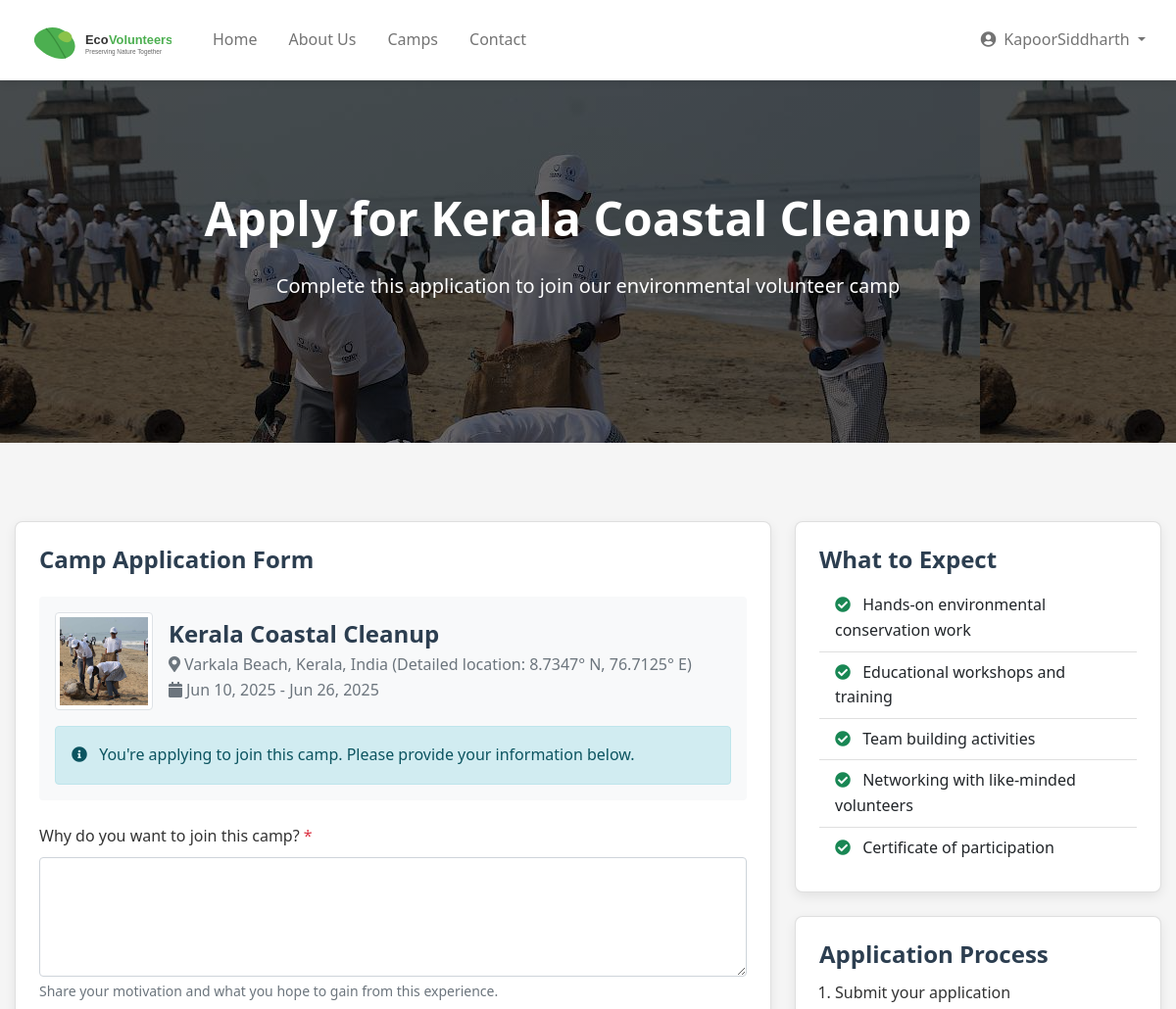
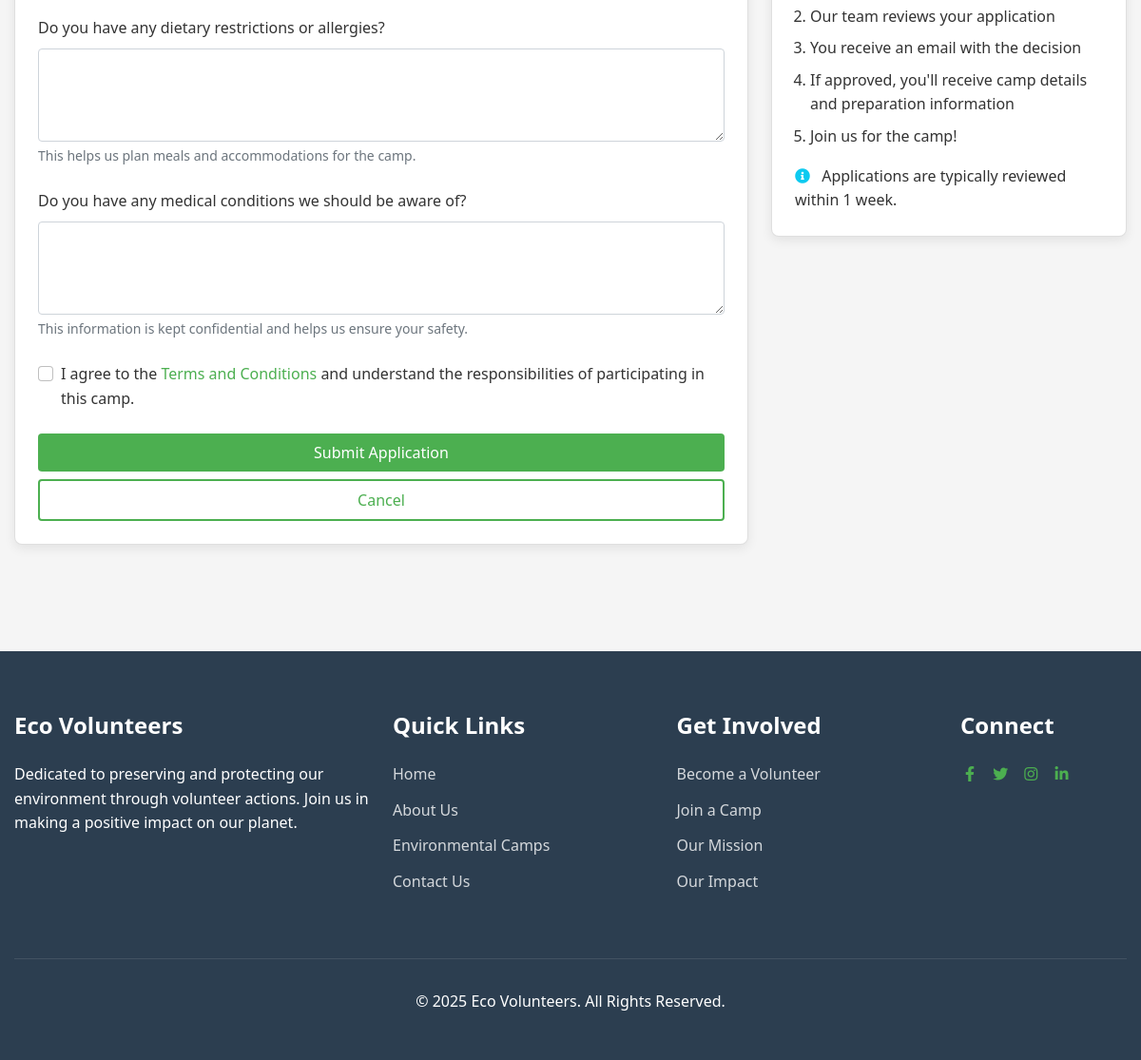
Screenshot of /camps/3/apply/ (signed in) with the database file from the repository (2 pictures, top to bottom).
### portal/models.py (models this page shows, shortened)
class Camp(models.Model):
    name = models.CharField(max_length=200)
    location = models.CharField(max_length=200)
    description = models.TextField()
    start_date = models.DateField()
    end_date = models.DateField()
    max_volunteers = models.PositiveIntegerField(default=20)
    image = models.ImageField(upload_to='camp_images/', blank=True, null=True)
    is_active = models.BooleanField(default=True)
    created_at = models.DateTimeField(auto_now_add=True)
    updated_at = models.DateTimeField(auto_now=True)
    def get_registered_volunteers_count(self):
        return self.applications.filter(status='APPROVED').count()
    def is_registration_open(self):
        return self.is_active and self.get_registered_volunteers_count() < self.max_volunteers

### portal/views.py (the view)
# urls.py: path('camps/<int:camp_id>/apply/', views.apply_to_camp, name='apply_to_camp'),  # Apply to a specific camp
@login_required
def apply_to_camp(request, camp_id):
    camp = get_object_or_404(Camp, pk=camp_id)
    existing_application = CampApplication.objects.filter(
        volunteer=request.user,
        camp=camp
    ).first()
    if existing_application:
        messages.info(request, f"You have already applied to {camp.name}.")
        return redirect('camp_detail', camp_id=camp.id)
    if not camp.is_registration_open():
        messages.error(request, "Sorry, this camp is either full or not accepting applications.")
        return redirect('camp_detail', camp_id=camp.id)
    if request.method == 'POST':
        form = CampApplicationForm(request.POST)
        if form.is_valid():
            application = form.save(commit=False)
            application.volunteer = request.user
            application.camp = camp
            application.save()
            messages.success(request, f"Your application to {camp.name} has been submitted successfully!")
            return redirect('my_applications')
    else:
        form = CampApplicationForm()
    return render(request, 'camps/apply.html', {
        'form': form,
        'camp': camp
    })

### templates/camps/apply.html (shortened to what this page needs)
{% extends 'base.html' %}
{% block content %}
<section class="hero" style="background: linear-gradient(rgba(0, 0, 0, 0.6), rgba(0, 0, 0, 0.6)), url('{% if camp.image %}{{ camp.image.url }}{% else %}https://source.unsplash.com/1600x900/?nature,volunteer{% endif %}');">
    <div class="container">
        <h1>Apply for {{ camp.name }}</h1>
        <p>Complete this application to join our environmental volunteer camp</p>
    </div>
</section>
<section class="section">
    <div class="container">
        <div class="row justify-content-center">
            <div class="col-lg-8">
                <div class="card">
                    <div class="card-body">
                        <h2 class="card-title mb-4">Camp Application Form</h2>
                        <div class="camp-summary mb-4 p-3 bg-light rounded">
                            <div class="d-flex align-items-center mb-3">
                                <div class="flex-shrink-0">
                                    {% if camp.image %}
                                        <img src="{{ camp.image.url }}" alt="{{ camp.name }}" class="img-thumbnail" style="width: 100px; height: 100px; object-fit: cover;">
                                    {% else %}
                                        <img src="https://source.unsplash.com/100x100/?nature" alt="Camp image" class="img-thumbnail">
                                    {% endif %}
                                </div>
                                <div class="flex-grow-1 ms-3">
                                    <h4 class="mb-1">{{ camp.name }}</h4>
                                    <p class="text-muted mb-0"><i class="fas fa-map-marker-alt me-1"></i>{{ camp.location }}</p>
                                    <p class="text-muted mb-0"><i class="fas fa-calendar me-1"></i>{{ camp.start_date|date:"M d, Y" }} - {{ camp.end_date|date:"M d, Y" }}</p>
                                </div>
                            </div>
                            <div class="alert alert-info mb-0">
                                <i class="fas fa-info-circle me-2"></i> You're applying to join this camp. Please provide your information below.
                            </div>
                        </div>
                        <form method="post" id="camp-application-form" novalidate>
                            <div class="form-group mb-4">
                                <label for="{{ form.motivation.id_for_label }}" class="form-label">
                                    Why do you want to join this camp? <span class="text-danger">*</span>
                                </label>
                                {{ form.motivation }}
                                <div class="form-text">Share your motivation and what you hope to gain from this experience.</div>
                            </div>
                            <div class="form-group mb-4">
                                <label for="{{ form.dietary_restrictions.id_for_label }}" class="form-label">
                                    Do you have any dietary restrictions or allergies?
                                </label>
                                {{ form.dietary_restrictions }}
                                <div class="form-text">This helps us plan meals and accommodations for the camp.</div>
                            </div>
                            <div class="form-group mb-4">
                                <label for="{{ form.medical_conditions.id_for_label }}" class="form-label">
                                    Do you have any medical conditions we should be aware of?
                                </label>
                                {{ form.medical_conditions }}
                                <div class="form-text">This information is kept confidential and helps us ensure your safety.</div>
                            </div>
                            <div class="form-check mb-4">
                                <input class="form-check-input" type="checkbox" id="terms" required>
                                <label class="form-check-label" for="terms">
                                    I agree to the <a href="#" data-bs-toggle="modal" data-bs-target="#termsModal">Terms and Conditions</a> and understand the responsibilities of participating in this camp.
                                </label>
                            </div>
                            <div class="d-grid gap-2">
                                <button type="submit" class="btn btn-primary btn-lg">Submit Application</button>
                                <a href="{% url 'camp_detail' camp.id %}" class="btn btn-outline">Cancel</a>
                            </div>
                        </form>
                    </div>
                </div>
            </div>
            <div class="col-lg-4">
                <div class="card mb-4">
                    <div class="card-body">
                        <h4 class="card-title">What to Expect</h4>
                        <ul class="list-group list-group-flush">
                            <li class="list-group-item"><i class="fas fa-check-circle text-success me-2"></i> Hands-on environmental conservation work</li>
                            <li class="list-group-item"><i class="fas fa-check-circle text-success me-2"></i> Educational workshops and training</li>
                            <li class="list-group-item"><i class="fas fa-check-circle text-success me-2"></i> Team building activities</li>
                            <li class="list-group-item"><i class="fas fa-check-circle text-success me-2"></i> Networking with like-minded volunteers</li>
                            <li class="list-group-item"><i class="fas fa-check-circle text-success me-2"></i> Certificate of participation</li>
                        </ul>
                    </div>
                </div>
                <div class="card">
                    <div class="card-body">
                        <h4 class="card-title">Application Process</h4>
                        <ol class="ps-3">
                            <li class="mb-2">Submit your application</li>
                            <li class="mb-2">Our team reviews your application</li>
                            <li class="mb-2">You receive an email with the decision</li>
                            <li class="mb-2">If approved, you'll receive camp details and preparation information</li>
                            <li>Join us for the camp!</li>
                        </ol>
                        <p class="mt-3 mb-0"><i class="fas fa-info-circle text-info me-2"></i> Applications are typically reviewed within 1 week.</p>
                    </div>
                </div>
            </div>
        </div>
    </div>
</section>
{% endblock %}

### templates/base.html (shortened to what this page needs)
<!DOCTYPE html>
<html lang="en">
<head>
    <link href="https://cdn.jsdelivr.net/npm/bootstrap@5.1.3/dist/css/bootstrap.min.css" rel="stylesheet">
    <link rel="stylesheet" href="https://cdnjs.cloudflare.com/ajax/libs/font-awesome/5.15.4/css/all.min.css">
    {% load static %}
    <link rel="stylesheet" href="{% static 'css/style.css' %}">
</head>
<body>
    <nav class="navbar navbar-expand-lg navbar-light">
        <div class="container">
            <a class="navbar-brand" href="{% url 'home' %}">
                <img src="{% static 'images/logo.svg' %}" alt="Eco Volunteers Logo">
            </a>
            <div class="collapse navbar-collapse" id="navbarNav">
                <ul class="navbar-nav me-auto">
                    <li class="nav-item">
                        <a class="nav-link {% if request.path == '/' %}active{% endif %}" href="{% url 'home' %}">Home</a>
                    </li>
                    <li class="nav-item">
                        <a class="nav-link {% if request.path == '/about/' %}active{% endif %}" href="{% url 'about' %}">About Us</a>
                    </li>
                    <li class="nav-item">
                        <a class="nav-link {% if request.path == '/camps/' %}active{% endif %}" href="{% url 'camp_list' %}">Camps</a>
                    </li>
                    <li class="nav-item">
                        <a class="nav-link {% if request.path == '/contact/' %}active{% endif %}" href="{% url 'contact' %}">Contact</a>
                    </li>
                </ul>
                <ul class="navbar-nav">
                    {% if user.is_authenticated %}
                        <li class="nav-item dropdown">
                            <a class="nav-link dropdown-toggle" href="#" id="userDropdown" role="button"
                               data-bs-toggle="dropdown" aria-expanded="false">
                                <i class="fas fa-user-circle me-1"></i> {{ user.username }}
                            </a>
                        </li>
                    {% endif %}
                </ul>
            </div>
        </div>
    </nav>
    <main>
        {% block content %}{% endblock %}
    </main>
    <footer class="footer">
        <div class="container">
            <div class="row">
                <div class="col-md-4 mb-4">
                    <h4 class="footer-title">Eco Volunteers</h4>
                    <p>
                        Dedicated to preserving and protecting our environment through volunteer actions.
                        Join us in making a positive impact on our planet.
                    </p>
                </div>
                <div class="col-md-3 mb-4">
                    <h4 class="footer-title">Quick Links</h4>
                    <ul class="footer-links">
                        <li><a href="{% url 'home' %}">Home</a></li>
                        <li><a href="{% url 'about' %}">About Us</a></li>
                        <li><a href="{% url 'camp_list' %}">Environmental Camps</a></li>
                        <li><a href="{% url 'contact' %}">Contact Us</a></li>
                    </ul>
                </div>
                <div class="col-md-3 mb-4">
                    <h4 class="footer-title">Get Involved</h4>
                    <ul class="footer-links">
                        <li><a href="{% url 'register' %}">Become a Volunteer</a></li>
                        <li><a href="{% url 'camp_list' %}">Join a Camp</a></li>
                        <li><a href="{% url 'about' %}#mission">Our Mission</a></li>
                        <li><a href="{% url 'about' %}#impact">Our Impact</a></li>
                    </ul>
                </div>
                <div class="col-md-2 mb-4">
                    <h4 class="footer-title">Connect</h4>
                    <div class="social-links">
                        <a href="#" class="me-2"><i class="fab fa-facebook-f fa-fw"></i></a>
                        <a href="#" class="me-2"><i class="fab fa-twitter fa-fw"></i></a>
                        <a href="#" class="me-2"><i class="fab fa-instagram fa-fw"></i></a>
                        <a href="#" class="me-2"><i class="fab fa-linkedin-in fa-fw"></i></a>
                    </div>
                </div>
            </div>
            <div class="footer-bottom">
                <p>&copy; {% now "Y" %} Eco Volunteers. All Rights Reserved.</p>
            </div>
        </div>
    </footer>
</body>
</html>

### rows the page displays
Camp: image (picture), name "Kerala Coastal Cleanup", location "Varkala Beach, Kerala, India (Detailed location: 8.7347° N, 76.7125° E)", start_date "Jun 10, 2025", end_date "Jun 26, 2025"

### other values shown
{{ user.username }} "KapoorSiddharth"
